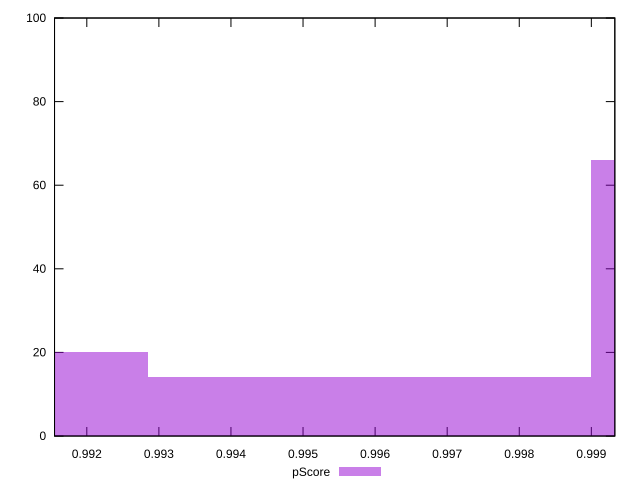

Here is the gnuplot script that generated this plot:
reset

$pScore <<EOF
1.0020687556068542 66
0.9959210945295116 14
0.989773433452169 20
EOF

set key outside below
set boxwidth 0.006147661077342664
set xrange [0.9915522674279096:0.9993257996549971]
set yrange [0:100]
set trange [0:100]
set style fill transparent solid 0.5 noborder
set terminal svg size 640, 490 enhanced background rgb 'white'
set output "report_00008_2021-01-22T20:58:29.167/speed-index/samples/pages+cached+noexternal+nofonts/pScore/histogram.svg"

plot $pScore title "pScore" with boxes

reset
